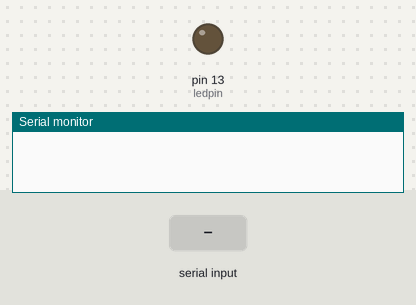
This sketch was run on a simulated Arduino Uno, built with avr-gcc and run on an emulated ATmega328P. Shown: output pins drawn as LEDs (lit = HIGH), the last lines printed to the serial monitor. The test bench sets the inputs (shaded band).

Above: at 1.2 s.
1.3 s: "a" received over Serial
At 2.5 s:
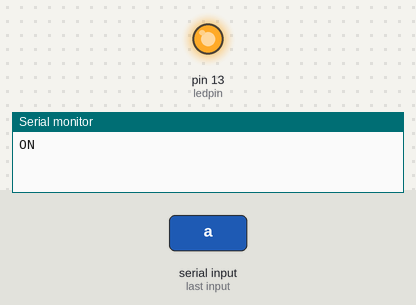
2.9 s: "b" received over Serial
At 3.7 s:
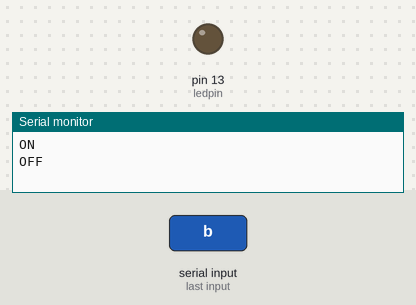
Timing chart, 0 to 5.9 s (numbered marks = the images above; inputs shaded):
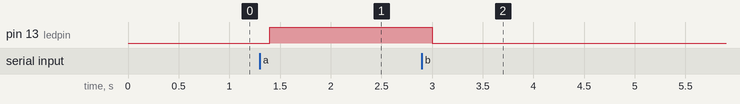

The sketch:

hc_05_arduino.ino
```cpp
/************************* http://geekfactory.mx *******************************
 *
 * Sketch de prueba para modulos de bluetooth HC-05 y HC-06. Este programa puede
 * controlar el led de la tarjeta arduino a través de la conexión bluetooth. El
 * programa puede ampliarse para controlar una mayor cantiad de salidas.
 *
 * ESTE SKETCH USA EL PUERTO SERIE (UART), MISMO QUE ES UTILIZADO PARA
 * LA COMUNICACIÓN USB. EL USO DE BLUETOOTH O USB ES MUTUAMENTE EXCLUSIVO
 * (NO SE PUEDEN USAR AMBOS AL MISMO TIEMPO).
 *
 * PARA USAR LA CONEXIÓN USB Y BLUETOOTH AL MISMO TIEMPO ES NECESARIO EMULAR UNA
 * UART POR SOFTWARE.
 *
 * El funcionamiento es sencillo:
 *
 * Enviar un caracter 'a' para encender el led
 * Enviar un caracter 'b' para apagar el led
 *
 */

char rxChar;		// Variable para recibir datos del puerto serie
int ledpin = 13;	// Pin donde se encuentra conectado el led (pin 13)

// Configurar el arduino
void setup()
{
	// Pin 13 como salida
	pinMode(ledpin, OUTPUT);
	// Comunicación serie a 9600 baudios
	Serial.begin(9600);
}

// Ciclo infinito, programa principal
void loop()
{
	// Si hay datos disponibles en el buffer
	if( Serial.available() )
	{
		// Leer un byte y colocarlo en variable
		  rxChar = Serial.read();
		// Procesar comando de un solo byte
		if( rxChar == 'a' )
		{
			digitalWrite(ledpin, HIGH);
			Serial.println("ON");
		}
		else if ( rxChar == 'b' )
		{
			digitalWrite(ledpin, LOW);
			Serial.println("OFF");
		}
	}

	// Podemos hacer otras cosas aquí
	delay(100);
}
```

Measured:
- after the input at 1.3 s, pin 13 (ledpin): LOW → HIGH after 0.10 s
- after the input at 2.9 s, pin 13 (ledpin): HIGH → LOW after 0.10 s
